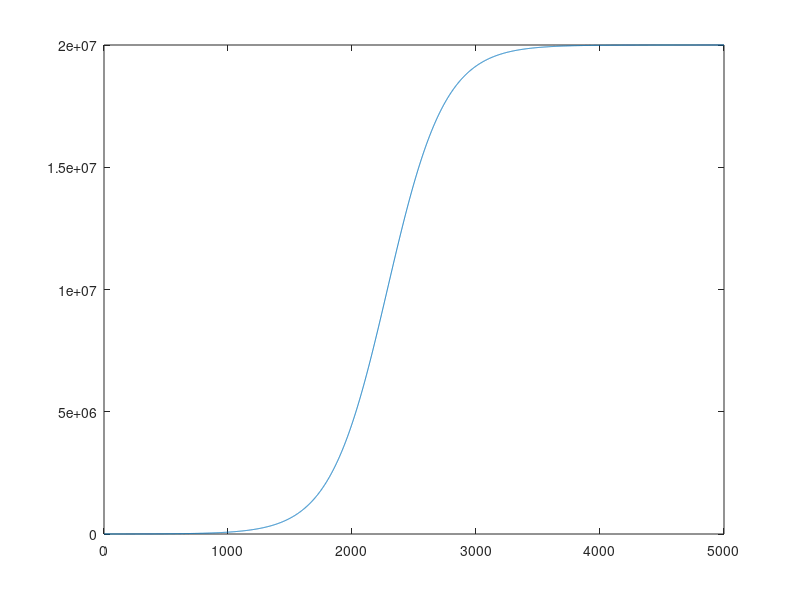

The MATLAB script that drew this image:
br = 0.011734;
dr = 0.0074;
r = br - dr;
p0 = 1000;
t = 1:1:5000;
K = 20000000;
C = (K-p0)/p0;
pt = K./(1+C*exp(-r*t));
plot(t,pt);